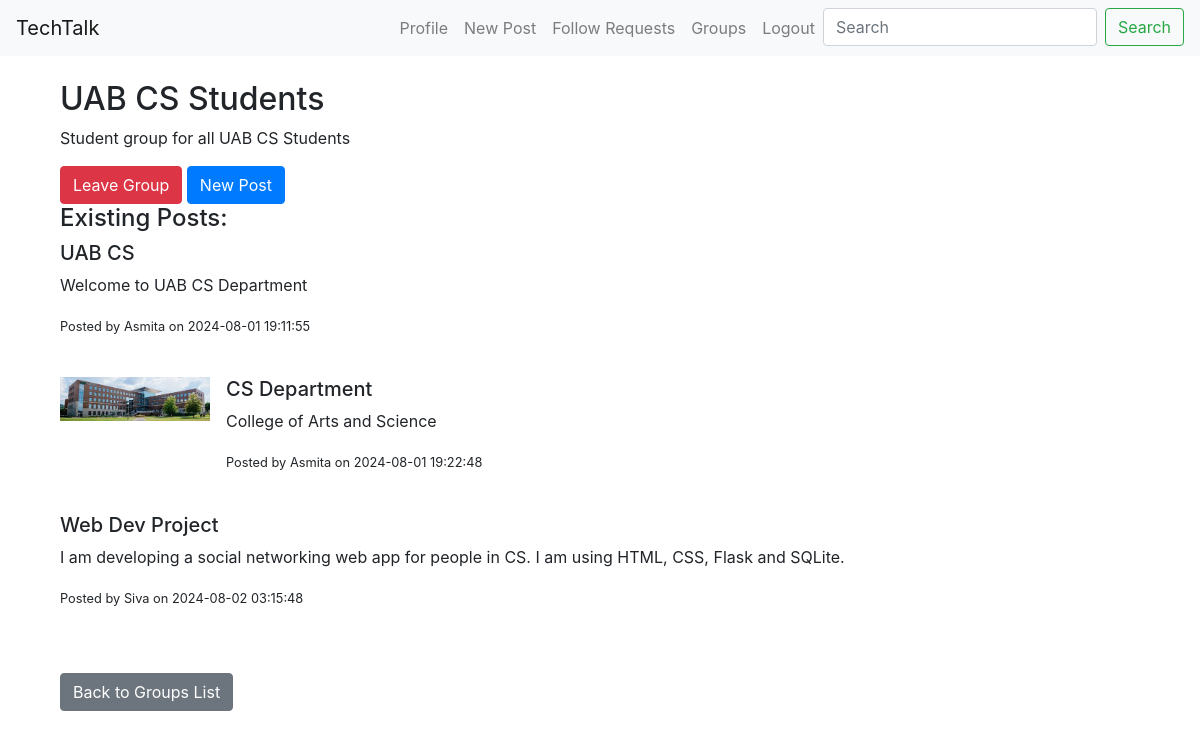
The page /group/details/1 (signed in) on the database its author committed.
### models.py (models this page shows, shortened)
class Group(db.Model):
    id = db.Column(db.Integer, primary_key=True)
    name = db.Column(db.String(100), nullable=False)
    description = db.Column(db.Text, nullable=True)
    members = db.relationship('User', secondary='group_members', backref='groups')
    creator_id = db.Column(db.Integer, db.ForeignKey('user.id'))
    creator = db.relationship('User', backref='created_groups')

class Post(db.Model):
    id = db.Column(db.Integer, primary_key=True)
    title = db.Column(db.String(100), nullable=False)
    date_posted = db.Column(db.DateTime, nullable=False, default=datetime.utcnow)
    content = db.Column(db.Text, nullable=False)
    image_file = db.Column(db.String(20), nullable=True)
    video_file = db.Column(db.String(20), nullable=True)
    user_id = db.Column(db.Integer, db.ForeignKey('user.id'), nullable=False, index=True)
    group_id = db.Column(db.Integer, db.ForeignKey('group.id'), nullable=True, index=True)
    comments = db.relationship('Comment', backref='post', lazy=True)
    likes = db.relationship('User', secondary=likes, backref=db.backref('liked_posts', lazy='dynamic'), lazy='dynamic')
    group = db.relationship('Group', backref=db.backref('posts_in_group', lazy=True))  # Changed backref name
    group_id = db.Column(db.Integer, db.ForeignKey('group.id'))
    group = db.relationship('Group', backref=db.backref('posts', lazy=True))

class User(UserMixin, db.Model):
    id = db.Column(db.Integer, primary_key=True)
    username = db.Column(db.String(20), unique=True, nullable=False)
    email = db.Column(db.String(120), unique=True, nullable=False)
    image_file = db.Column(db.String(20), nullable=False, default='default.jpg')
    password_hash = db.Column(db.String(128), nullable=False)
    bio = db.Column(db.Text, nullable=True)
    posts = db.relationship('Post', backref='author', lazy=True)
    comments = db.relationship('Comment', backref='author', lazy=True)
    followed = db.relationship(
        'User', secondary=followers,
        primaryjoin=(followers.c.follower_id == id),
        secondaryjoin=(followers.c.followed_id == id),
        back_populates='followers', lazy='dynamic'
    )
    followers = db.relationship(
        'User', secondary=followers,
        primaryjoin=(followers.c.followed_id == id),
        secondaryjoin=(followers.c.follower_id == id),
        back_populates='followed', lazy='dynamic'
    )
    sent_follow_requests = db.relationship('FollowRequest', foreign_keys='FollowRequest.sender_id', back_populates='sender', lazy='dynamic')
    received_follow_requests = db.relationship('FollowRequest', foreign_keys='FollowRequest.receiver_id', back_populates='receiver', lazy='dynamic')

### firstflask.py (the view, shortened to what this page needs)
@app.route("/group/<action>", methods=['GET', 'POST'])
@app.route("/group/<action>/<int:group_id>", methods=['GET', 'POST'])
@login_required
def group(action, group_id=None):
    form = GroupForm()
    if action == 'create':
        if form.validate_on_submit():
            group = Group(name=form.name.data, description=form.description.data, creator=current_user)
            db.session.add(group)
            db.session.commit()
            flash('Your group has been created!', 'success')
            return redirect(url_for('group', action='list'))
        return render_template('groups.html', action=action, form=form)
    elif action == 'details' and group_id:
        group = Group.query.get_or_404(group_id)
        if current_user not in group.members:
            flash('You must be a member of the group to view its details.', 'warning')
            return redirect(url_for('group', action='list'))
        posts = Post.query.filter_by(group_id=group_id).all()
        post_form = PostForm()
        if post_form.validate_on_submit():
            post = Post(title=post_form.title.data, content=post_form.content.data, author=current_user, group_id=group.id)
            db.session.add(post)
            db.session.commit()
            flash('Your post has been created!', 'success')
            return redirect(url_for('group', action='details', group_id=group_id))
        return render_template('groups.html', action=action, group=group, posts=posts, form=post_form)
    elif action == 'list':
        groups = Group.query.all()
        return render_template('groups.html', action=action, groups=groups)
    else:
        abort(404)

### forms.py
class GroupForm(FlaskForm):
    name = StringField('Group Name', validators=[DataRequired(), Length(min=2, max=100)])
    description = TextAreaField('Description', validators=[Length(max=500)])
    submit = SubmitField('Create/Update Group')

class PostForm(FlaskForm):
    title = StringField('Title', validators=[DataRequired()])
    content = TextAreaField('Content', validators=[DataRequired()])
    image = FileField('Image', validators=[FileAllowed(['jpg', 'png'])])
    video = FileField('Video', validators=[FileAllowed(['mp4', 'avi'])])
    submit = SubmitField('Post')

### firstflask.py (called while the page is built)
@login_manager.user_loader
def load_user(user_id):
    return User.query.get(int(user_id))

### templates/groups.html (shortened to what this page needs)
{% extends "base.html" %}
{% block content %}
<div class="container mt-4">
    {% if action == 'create' %}
        <h2>Create a New Group</h2>
        <form method="POST" action="{{ url_for('group', action='create') }}">
            {{ form.hidden_tag() }}
            <div class="form-group">
                {{ form.name.label(class="form-label") }}
                {{ form.name(class="form-control") }}
            </div>
            <div class="form-group">
                {{ form.description.label(class="form-label") }}
                {{ form.description(class="form-control") }}
            </div>
            <button type="submit" class="btn btn-primary">Create Group</button>
        </form>
    {% elif action == 'details' and group %}
        <h2>{{ group.name }}</h2>
        <p>{{ group.description }}</p>
        {% if current_user not in group.members %}
            <form method="POST" action="{{ url_for('join_group', group_id=group.id) }}" style="display:inline;">
                <button type="submit" class="btn btn-success">Join Group</button>
            </form>
        {% else %}
            <form method="POST" action="{{ url_for('leave_group', group_id=group.id) }}" style="display:inline;">
                <button type="submit" class="btn btn-danger">Leave Group</button>
            </form>
        {% endif %}
        <button class="btn btn-primary" type="button" data-toggle="collapse" data-target="#newPostForm" aria-expanded="false" aria-controls="newPostForm">
            New Post
        </button>
        <h4>Existing Posts:</h4>
        {% for post in posts %}
            <div class="media mb-4">
                {% if post.image_file %}
                    <img src="{{ url_for('static', filename='group_posts/' + post.image_file) }}" class="mr-3" alt="Post Image" style="width: 150px; height: auto;">
                {% endif %}
                <div class="media-body">
                    <h5 class="mt-0">{{ post.title }}</h5>
                    <p>{{ post.content }}</p>
                    <p><small>Posted by {{ post.author.username }} on {{ post.date_posted.strftime('%Y-%m-%d %H:%M:%S') }}</small></p>
                </div>
            </div>
        {% endfor %}
    {% endif %}
    {% if action != 'list' %}
        <a href="{{ url_for('group', action='list') }}" class="btn btn-secondary mt-4">Back to Groups List</a>
    {% endif %}
</div>
{% endblock %}

### rows shown on the page
Group: name "UAB CS Students", description "Student group for all UAB CS Students"
Post: title "UAB CS", content "Welcome to UAB CS Department", author.username "Asmita", date_posted "2024-08-01 19:11:55"
Post: image_file (picture), title "CS Department", content "College of Arts and Science", author.username "Asmita", date_posted "2024-08-01 19:22:48"
Post: title "Web Dev Project", content "I am developing a social networking web app for people in CS. I am using HTML, CSS, Flask and SQLite.", author.username "Siva", date_posted "2024-08-02 03:15:48"
